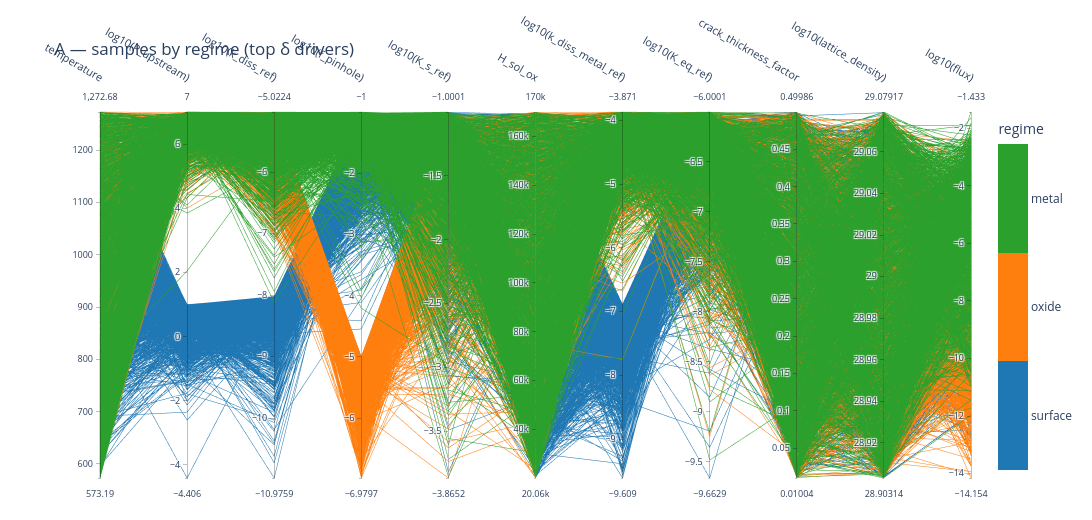

Notebook code cell kept with this figure:
### Markdown cell above
## A — samples coloured by regime

Axes = union of each regime's top-5 δ drivers of flux (+ `log10(flux)`). Each line is one model
run; colour = regime. Brush an axis (e.g. pull `log10(P_upstream)` to its low end) to see which
regime/flux lines survive.

### Code cell
drivers = []
for r in ['surface', 'oxide', 'metal']:
    for p in top_drivers(routeB, r, 'flux', k=5):
        if p not in drivers:
            drivers.append(p)
dimsA = drivers + ['flux']

figA = parallel_coordinates_samples(
    master, dimsA, color_by='regime', log_dims=logsub(dimsA),
    title='A — samples by regime (top δ drivers)',
    save_html=os.path.join(FIG_DIR, 'pcp_A_regime.html'))
print("A axes:", dimsA)
figA

### Figure 1 — Plotly figure (JSON) as saved in the notebook; plotly's stock layout.template omitted (floating-point values rounded to 4 significant figures; data arrays with more than 128 entries replaced by an {"elided": "..."} marker saying what was removed)
{"data": [{"dimensions": [{"label": "temperature", "values": {"elided": "4508 float values"}}, {"label": "log10(P_upstream)", "values": {"elided": "4508 float values"}}, {"label": "log10(k_diss_ref)", "values": {"elided": "4508 float values"}}, {"label": "log10(f_pinhole)", "values": {"elided": "4508 float values"}}, {"label": "log10(K_s_ref)", "values": {"elided": "4508 float values"}}, {"label": "H_sol_ox", "values": {"elided": "4508 float values"}}, {"label": "log10(k_diss_metal_ref)", "values": {"elided": "4508 float values"}}, {"label": "log10(K_eq_ref)", "values": {"elided": "4508 float values"}}, {"label": "crack_thickness_factor", "values": {"elided": "4508 float values"}}, {"label": "log10(lattice_density)", "values": {"elided": "4508 float values"}}, {"label": "log10(flux)", "values": {"elided": "4508 float values"}}], "labelangle": 30, "labelfont": {"size": 11}, "labelside": "top", "line": {"cmax": 2.5, "cmin": -0.5, "color": {"elided": "4508 float values"}, "colorbar": {"ticktext": ["surface", "oxide", "metal"], "tickvals": [0, 1, 2], "title": {"text": "regime"}}, "colorscale": [[0, "#1f77b4"], [0.3333, "#1f77b4"], [0.3333, "#ff7f0e"], [0.6667, "#ff7f0e"], [0.6667, "#2ca02c"], [1, "#2ca02c"]], "showscale": true}, "rangefont": {"size": 9}, "tickfont": {"size": 9}, "type": "parcoords"}], "layout": {"font": {"size": 12}, "height": 520, "margin": {"b": 40, "l": 100, "r": 120, "t": 110}, "title": {"text": "A — samples by regime (top δ drivers)"}, "width": 1485}}
